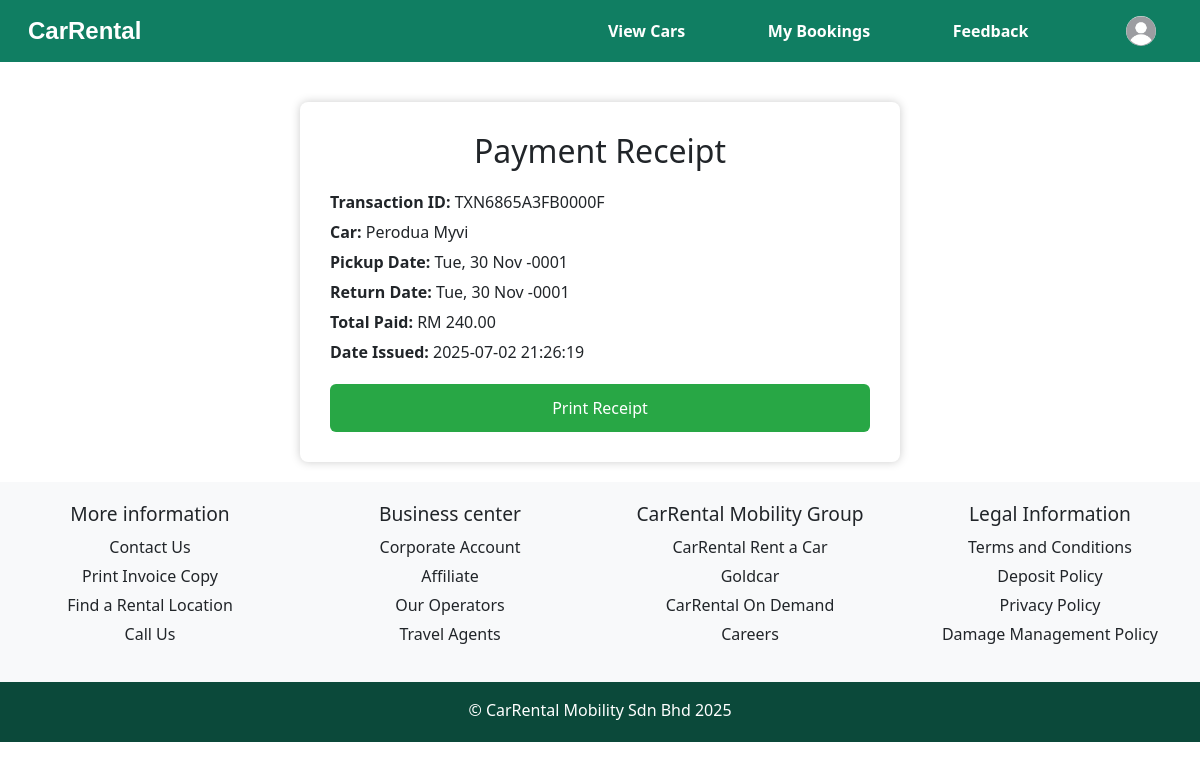
/car-rental/public/receipt.php?booking_id=1 (signed in), run on the app's committed database.
### tables this page shows
CREATE TABLE bookings (
  id INT AUTO_INCREMENT PRIMARY KEY,
  user_id INT NOT NULL,
  car_id INT NOT NULL,
  start_date DATE NOT NULL,
  end_date DATE NOT NULL,
  total_cost DECIMAL(10,2) NOT NULL,
  status ENUM('pending','confirmed','cancelled','completed') DEFAULT 'pending',
  created_at TIMESTAMP DEFAULT CURRENT_TIMESTAMP,
  FOREIGN KEY (user_id) REFERENCES users(id) ON DELETE CASCADE,
  FOREIGN KEY (car_id)  REFERENCES cars(id)  ON DELETE CASCADE
);

CREATE TABLE cars (
  id INT AUTO_INCREMENT PRIMARY KEY,
  brand VARCHAR(80) NOT NULL,
  model VARCHAR(80) NOT NULL,
  img_link VARCHAR(200) NOT NULL,
  price_per_day DECIMAL(10,2) NOT NULL,
  seats TINYINT NOT NULL,
  fuel_type VARCHAR(20) NOT NULL,
  status ENUM('available','maintenance','unavailable') DEFAULT 'available',
  created_at TIMESTAMP DEFAULT CURRENT_TIMESTAMP
);

### car-rental/public/receipt.php (the view, shortened to what this page needs)
<?php
require_once '../config/config.php';
$userId = $_SESSION['user_id'];
$bookingId = (int)$_GET['booking_id'];
$sql = 'SELECT b.*, c.brand, c.model FROM bookings b
        JOIN cars c ON c.id = b.car_id
        WHERE b.id = ? AND b.user_id = ?';
$stmt = $pdo->prepare($sql);
$stmt->execute([$bookingId, $userId]);
$booking = $stmt->fetch();
$transactionId = strtoupper(uniqid('TXN'));
?>
<!DOCTYPE html>
<html>
<head>
</head>
<body>
<?php include 'navbar.php'; ?>
<div class="receipt-container">
    <h2>Payment Receipt</h2>
    <div class="details">
        <p><strong>Transaction ID:</strong> <?= htmlspecialchars($transactionId) ?></p>
        <p><strong>Car:</strong> <?= htmlspecialchars($booking['brand'] . ' ' . $booking['model']) ?></p>
        <p><strong>Pickup Date:</strong> <?= date('D, j M Y', strtotime($booking['start_date'])) ?></p>
        <p><strong>Return Date:</strong> <?= date('D, j M Y', strtotime($booking['end_date'])) ?></p>
        <p><strong>Total Paid:</strong> RM <?= number_format($booking['total_cost'], 2) ?></p>
        <p><strong>Date Issued:</strong> <?= date('Y-m-d H:i:s') ?></p>
    </div>
    <button class="print-btn" onclick="window.print()">Print Receipt</button>
</div>
<?php include 'footer.php'; ?>
</body>
</html>

### car-rental/public/styles.css (style rules this page uses)
body { background-color: white; }

### car-rental/public/receipt.php (style rules this page uses)
.receipt-container { max-width: 600px; margin: auto; margin-top: 40px; background: white; padding: 30px; border-radius: 8px; box-shadow: 0 0 10px #ccc; }
h2 { text-align: center; margin-bottom: 20px; }
.details { margin: 20px 0; }
.details p { margin: 6px 0; }
.print-btn { display: block; width: 100%; padding: 12px; background-color: #28a745; color: white; border: none; border-radius: 6px; cursor: pointer; text-align: center; font-size: 16px; }

### data on the page
bookings: car.model "Perodua Myvi", start_date "Tue, 30 Nov -0001", end_date "Tue, 30 Nov -0001", total_cost "240.00"

### other printed values
$transactionId "TXN6865A3FB0000F"
